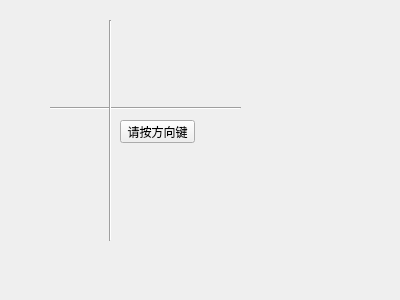
<?xml version="1.0" encoding="UTF-8"?>
<ui version="4.0">
 <class>Widget</class>
 <widget class="QWidget" name="Widget">
  <property name="geometry">
   <rect>
    <x>0</x>
    <y>0</y>
    <width>400</width>
    <height>300</height>
   </rect>
  </property>
  <property name="windowTitle">
   <string>Widget</string>
  </property>
  <widget class="Line" name="line">
   <property name="geometry">
    <rect>
     <x>50</x>
     <y>100</y>
     <width>191</width>
     <height>16</height>
    </rect>
   </property>
   <property name="orientation">
    <enum>Qt::Horizontal</enum>
   </property>
  </widget>
  <widget class="Line" name="line_2">
   <property name="geometry">
    <rect>
     <x>100</x>
     <y>20</y>
     <width>20</width>
     <height>221</height>
    </rect>
   </property>
   <property name="orientation">
    <enum>Qt::Vertical</enum>
   </property>
  </widget>
  <widget class="QPushButton" name="pushButton">
   <property name="geometry">
    <rect>
     <x>120</x>
     <y>120</y>
     <width>75</width>
     <height>23</height>
    </rect>
   </property>
   <property name="text">
    <string>请按方向键</string>
   </property>
  </widget>
 </widget>
 <layoutdefault spacing="6" margin="11"/>
 <resources/>
 <connections/>
</ui>
